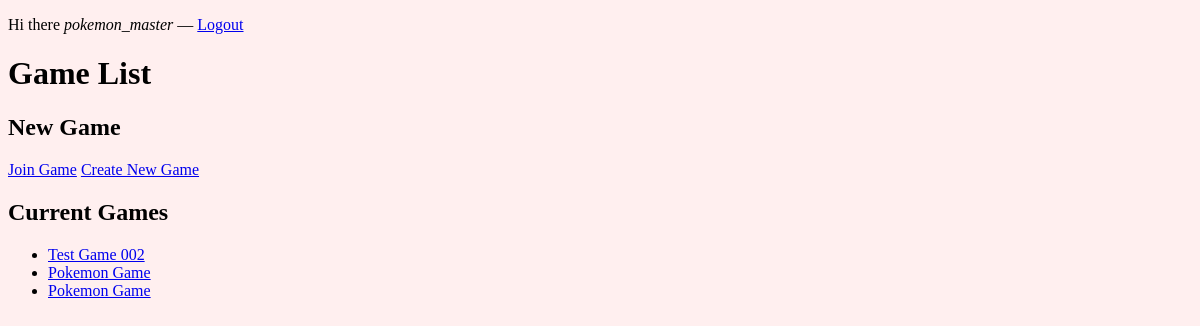
The page /game (signed in) on the database as committed earlier.
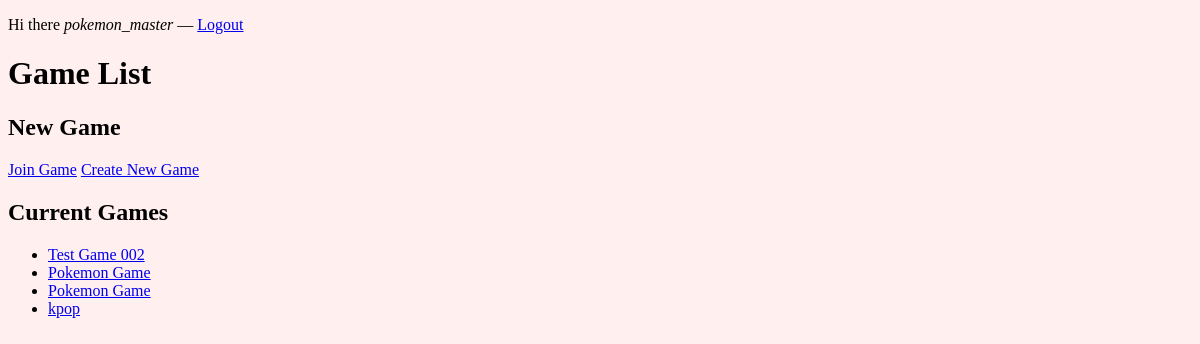
The same page on the database as committed later.
### peppercat/models.py (models this page shows, shortened)
class Game(db.Model):
	__tablename__ = 'games'
	id            = db.Column(db.Integer, primary_key = True)
	name          = db.Column(db.String())
	date          = db.Column(db.DateTime())
	private       = db.Column(db.Boolean())
	current_scene = db.Column(db.Integer, db.ForeignKey('scenes.id'))
	game_master   = db.Column(db.Integer, db.ForeignKey('users.id'))

### peppercat/routes.py (the view)
@app.route('/game')
def gamelist():
	if 'email' not in session:
		return redirect(url_for('login'))
	gamelist = User.query.filter_by(email = session['email']).first().games
	return render_template('gamelist.html', gamelist = gamelist, user = session['username'])

### peppercat/templates/gamelist.html (shortened to what this page needs)
{% extends "layout.html" %}
{% block content %}
	<p>Hi there <em>{{ user }}</em> &mdash; <a href="{{ url_for('logout') }}">Logout</a></p>
	<h1>Game List</h1>
	<h2>New Game</h2>
	<a href="{{ url_for('public_games') }}">Join Game</a>
	<a href="{{ url_for('create_game') }}">Create New Game</a>
	<h2>Current Games</h2>
	{% if gamelist %}
		<ul>
		{% for game in gamelist %}
			<li><a href="{{ url_for('game', id = game.id) }}">{{ game.name }}</a></li>
		{% endfor %}
		</ul>
	{% endif %}
{% endblock %}

Rows that differ between the two databases and show on the page:
added Game: name "kpop"
